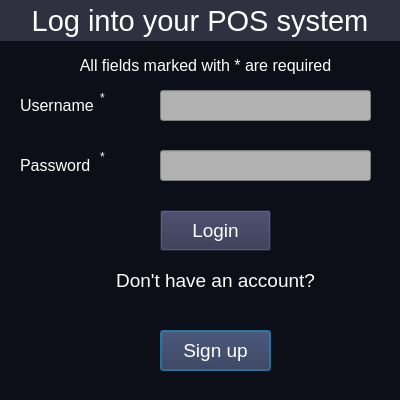
<?xml version="1.0" encoding="UTF-8"?>
<ui version="4.0">
 <class>Dialog</class>
 <widget class="QDialog" name="Dialog">
  <property name="geometry">
   <rect>
    <x>0</x>
    <y>0</y>
    <width>400</width>
    <height>400</height>
   </rect>
  </property>
  <property name="minimumSize">
   <size>
    <width>400</width>
    <height>400</height>
   </size>
  </property>
  <property name="maximumSize">
   <size>
    <width>400</width>
    <height>400</height>
   </size>
  </property>
  <property name="windowTitle">
   <string>Dialog</string>
  </property>
  <property name="styleSheet">
   <string notr="true">background-color: rgb(12, 15, 24);</string>
  </property>
  <widget class="QLabel" name="lbl_welcometext">
   <property name="geometry">
    <rect>
     <x>0</x>
     <y>0</y>
     <width>400</width>
     <height>41</height>
    </rect>
   </property>
   <property name="font">
    <font>
     <pointsize>22</pointsize>
    </font>
   </property>
   <property name="styleSheet">
    <string notr="true">color: rgb(255, 255, 255);
background-color: rgb(47, 49, 65);
</string>
   </property>
   <property name="frameShape">
    <enum>QFrame::NoFrame</enum>
   </property>
   <property name="text">
    <string>Log into your POS system</string>
   </property>
   <property name="alignment">
    <set>Qt::AlignCenter</set>
   </property>
  </widget>
  <widget class="QLabel" name="lbl_username">
   <property name="geometry">
    <rect>
     <x>20</x>
     <y>85</y>
     <width>91</width>
     <height>41</height>
    </rect>
   </property>
   <property name="font">
    <font>
     <pointsize>12</pointsize>
    </font>
   </property>
   <property name="styleSheet">
    <string notr="true">color: rgb(255, 255, 255);</string>
   </property>
   <property name="text">
    <string>Username</string>
   </property>
  </widget>
  <widget class="QLineEdit" name="username">
   <property name="geometry">
    <rect>
     <x>160</x>
     <y>90</y>
     <width>211</width>
     <height>31</height>
    </rect>
   </property>
   <property name="font">
    <font>
     <family>Franklin Gothic Book</family>
     <pointsize>14</pointsize>
     <weight>50</weight>
     <italic>false</italic>
     <bold>false</bold>
    </font>
   </property>
   <property name="styleSheet">
    <string notr="true">font: 14pt &quot;Franklin Gothic Book&quot;;
background-color: rgb(177, 177, 177);</string>
   </property>
   <property name="placeholderText">
    <string/>
   </property>
  </widget>
  <widget class="QLabel" name="lbl_password">
   <property name="geometry">
    <rect>
     <x>20</x>
     <y>145</y>
     <width>111</width>
     <height>41</height>
    </rect>
   </property>
   <property name="maximumSize">
    <size>
     <width>16777144</width>
     <height>16777215</height>
    </size>
   </property>
   <property name="font">
    <font>
     <pointsize>12</pointsize>
    </font>
   </property>
   <property name="styleSheet">
    <string notr="true">color: rgb(255, 255, 255);</string>
   </property>
   <property name="text">
    <string>Password</string>
   </property>
  </widget>
  <widget class="QLineEdit" name="logpassword">
   <property name="geometry">
    <rect>
     <x>160</x>
     <y>150</y>
     <width>211</width>
     <height>31</height>
    </rect>
   </property>
   <property name="font">
    <font>
     <family>Franklin Gothic Book</family>
     <pointsize>14</pointsize>
     <weight>50</weight>
     <italic>false</italic>
     <bold>false</bold>
    </font>
   </property>
   <property name="styleSheet">
    <string notr="true">font: 14pt &quot;Franklin Gothic Book&quot;;
background-color: rgb(177, 177, 177);
</string>
   </property>
   <property name="placeholderText">
    <string/>
   </property>
  </widget>
  <widget class="QPushButton" name="login_button">
   <property name="geometry">
    <rect>
     <x>160</x>
     <y>210</y>
     <width>111</width>
     <height>41</height>
    </rect>
   </property>
   <property name="font">
    <font>
     <pointsize>14</pointsize>
    </font>
   </property>
   <property name="styleSheet">
    <string notr="true">background-color: rgb(47, 49, 78);
color: rgb(255, 255, 255);</string>
   </property>
   <property name="text">
    <string>Login</string>
   </property>
   <property name="autoDefault">
    <bool>false</bool>
   </property>
   <property name="default">
    <bool>true</bool>
   </property>
   <property name="flat">
    <bool>false</bool>
   </property>
  </widget>
  <widget class="QLabel" name="lbl_noaccount">
   <property name="geometry">
    <rect>
     <x>20</x>
     <y>260</y>
     <width>391</width>
     <height>41</height>
    </rect>
   </property>
   <property name="font">
    <font>
     <pointsize>14</pointsize>
    </font>
   </property>
   <property name="styleSheet">
    <string notr="true">color: rgb(255, 255, 255);</string>
   </property>
   <property name="text">
    <string>Don't have an account?</string>
   </property>
   <property name="alignment">
    <set>Qt::AlignCenter</set>
   </property>
  </widget>
  <widget class="QPushButton" name="signup_button">
   <property name="geometry">
    <rect>
     <x>160</x>
     <y>330</y>
     <width>111</width>
     <height>41</height>
    </rect>
   </property>
   <property name="font">
    <font>
     <pointsize>14</pointsize>
    </font>
   </property>
   <property name="styleSheet">
    <string notr="true">background-color: rgb(47, 49, 78);
color: rgb(255, 255, 255);</string>
   </property>
   <property name="text">
    <string>Sign up</string>
   </property>
   <property name="autoDefault">
    <bool>false</bool>
   </property>
   <property name="default">
    <bool>true</bool>
   </property>
   <property name="flat">
    <bool>false</bool>
   </property>
  </widget>
  <widget class="QLabel" name="lbl_username_2">
   <property name="geometry">
    <rect>
     <x>40</x>
     <y>50</y>
     <width>331</width>
     <height>31</height>
    </rect>
   </property>
   <property name="font">
    <font>
     <pointsize>12</pointsize>
    </font>
   </property>
   <property name="styleSheet">
    <string notr="true">color: rgb(255, 255, 255);</string>
   </property>
   <property name="text">
    <string>All fields marked with * are required</string>
   </property>
   <property name="alignment">
    <set>Qt::AlignCenter</set>
   </property>
  </widget>
  <widget class="QLabel" name="label">
   <property name="geometry">
    <rect>
     <x>100</x>
     <y>90</y>
     <width>16</width>
     <height>16</height>
    </rect>
   </property>
   <property name="styleSheet">
    <string notr="true">color: rgb(255, 255, 255);</string>
   </property>
   <property name="text">
    <string>*</string>
   </property>
  </widget>
  <widget class="QLabel" name="label_2">
   <property name="geometry">
    <rect>
     <x>100</x>
     <y>150</y>
     <width>47</width>
     <height>13</height>
    </rect>
   </property>
   <property name="styleSheet">
    <string notr="true">color: rgb(255, 255, 255);</string>
   </property>
   <property name="text">
    <string>*</string>
   </property>
  </widget>
 </widget>
 <resources>
  <include location="test1.qrc"/>
 </resources>
 <connections/>
</ui>
